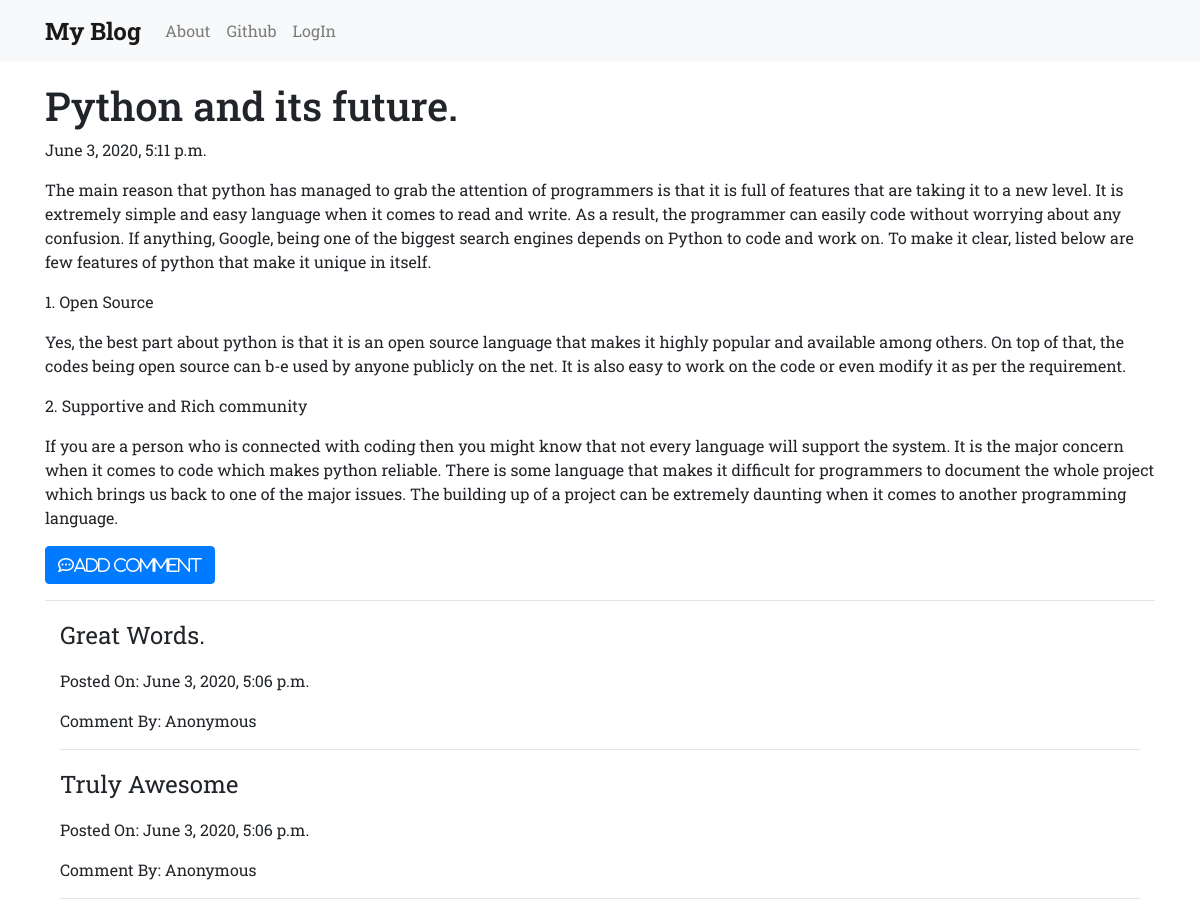
/post/16/, run on the app's committed database.
### blog/models.py (models this page shows, shortened)
class Post(models.Model):
    author=models.ForeignKey(User,on_delete=models.CASCADE)
    title=models.CharField(max_length=100)
    text=models.TextField()
    create_date=models.DateTimeField(default=timezone.now())
    published_date=models.DateTimeField(blank=True,null=True)

class Comment(models.Model):
    post=models.ForeignKey(Post,on_delete=models.CASCADE,related_name='comments')
    author=models.CharField(max_length=50)
    text=models.TextField()
    create_date=models.DateTimeField(default=timezone.now())
    approved_comments=models.BooleanField(default=False)

### blog/views.py (the view)
# urls.py: path('post/<pk>/',views.PostDetail.as_view(),name='post_detail'),
class PostDetail(DetailView):
    model=Post

### blog/templates/blog/post_detail.html (shortened to what this page needs)
<!DOCTYPE html>
{% extends 'blog/base.html' %}
{% block content %}
<h1 class="posttitle">{{post.title}}</h1>
{% if post.published_date %}
{{post.published_date}}
{% else %}
<a class="btn btn-default" href="{% url 'post_publish' pk=post.pk %}">Publish</a>
{% endif %}
<p class='postcontent'>{{post.text|safe}}</p>
<div>
  <a class='btn btn-primary' href="{% url 'add_comment_to_post' pk=post.pk %}"><i class="far fa-comment-dots">Add Comment</i></a>
</div>
<hr>
  <div class="container">
  {% for comment in post.comments.all %}
  <p style="font-size:1.5em;">{{comment.text}}</p>
  {% if comment.approved_comments %}
  <p>Posted On: {{comment.create_date}}</p>
  <p>Comment By: {{comment.author}}</p>
  {% endif %}
  <hr>
  {% endfor %}
</div>
{% endblock %}

### blog/templates/blog/base.html (shortened to what this page needs)
<!DOCTYPE html>
{% load static %}
<html lang="en" dir="ltr">
  <head>
    <link rel="stylesheet" href="https://maxcdn.bootstrapcdn.com/bootstrap/4.0.0/css/bootstrap.min.css">
    <link rel="stylesheet" href="//cdn.jsdelivr.net/npm/medium-editor@latest/dist/css/medium-editor.min.css" type="text/css" media="screen" charset="utf-8">
      <link rel="stylesheet" href="{% static 'css/blog.css' %}">
  </head>
  <body class="loader">
    <nav class="navbar navbar-expand-lg navbar-light bg-light techfont">
      <div class="container">
        <a class="navbar-brand bigbrand" href="{% url 'post_list' %}">My Blog</a>
          <ul class="navbar-nav mr-auto">
            <li class="nav-item">
              <a class="nav-link" href="{% url 'about' %}">About</a>
            </li>
            <li class="nav-item">
              <a class="nav-link" href="https://www.github.com">Github</a>
            </li>
            {% if user.is_authenticated %}
            <li class="nav-item">
              <a class="nav-link" href="{% url 'post_new' %}">New Post</a>
            </li>
            <li class="nav-item">
              <a class="nav-link" href="{% url 'drafts' %}">Drafts</a>
            </li>
            <li class="nav-item">
              <a class="nav-link" href="{% url 'logout' %}">Logout</a>
            </li>
            <li class="nav-item">
              <a class='nav-link' href="#">Welcome: {{user.username}}</a>
            </li>
            {% else %}
            <li class="nav-item">
              <a class="nav-link" href="{% url 'login' %}">LogIn</a>
            </li>
            {% endif %}
          </ul>
      </div>
    </nav>
      <div class="container">
        {% block content %}
        {% endblock %}
      </div>
  </body>
</html>

### blog/static/css/blog.css (style rules this page uses)
body { font-family: 'Roboto Slab',serif; }
nav { margin-bottom: 20px; }
.bigbrand { font-size: 1.5em; font-weight: bold; }
.loader { position:fixed; left:0; right:0; top:0; bottom:0; filter:hue-rotate(0deg); color:linear-gradient(45deg,#0f8,#08f); animation:hue 10000ms infinite linear; }

### data on the page
Post: title "Python and its future.", published_date "June 3, 2020, 5:11 p.m.", text "The main reason that python has managed to grab the attention of programmers is that it is full of features that are taking it to a new level. It is extremely simple and easy language when it comes to read and write. As a result, the programmer can easily code without worrying about any confusion. If anything, Google, being one of the biggest search engines depends on Python to code and work on. To make it clear, listed below are few features of python that make it unique in itself. 1. Open Source Yes, the best part about python is that it is an open source language that makes it highly popular and available among others. On top of that, the codes being open source can b-e used by anyone…"
Comment: text "Great Words.", create_date "June 3, 2020, 5:06 p.m.", author "Anonymous"
Comment: text "Truly Awesome", create_date "June 3, 2020, 5:06 p.m.", author "Anonymous"
